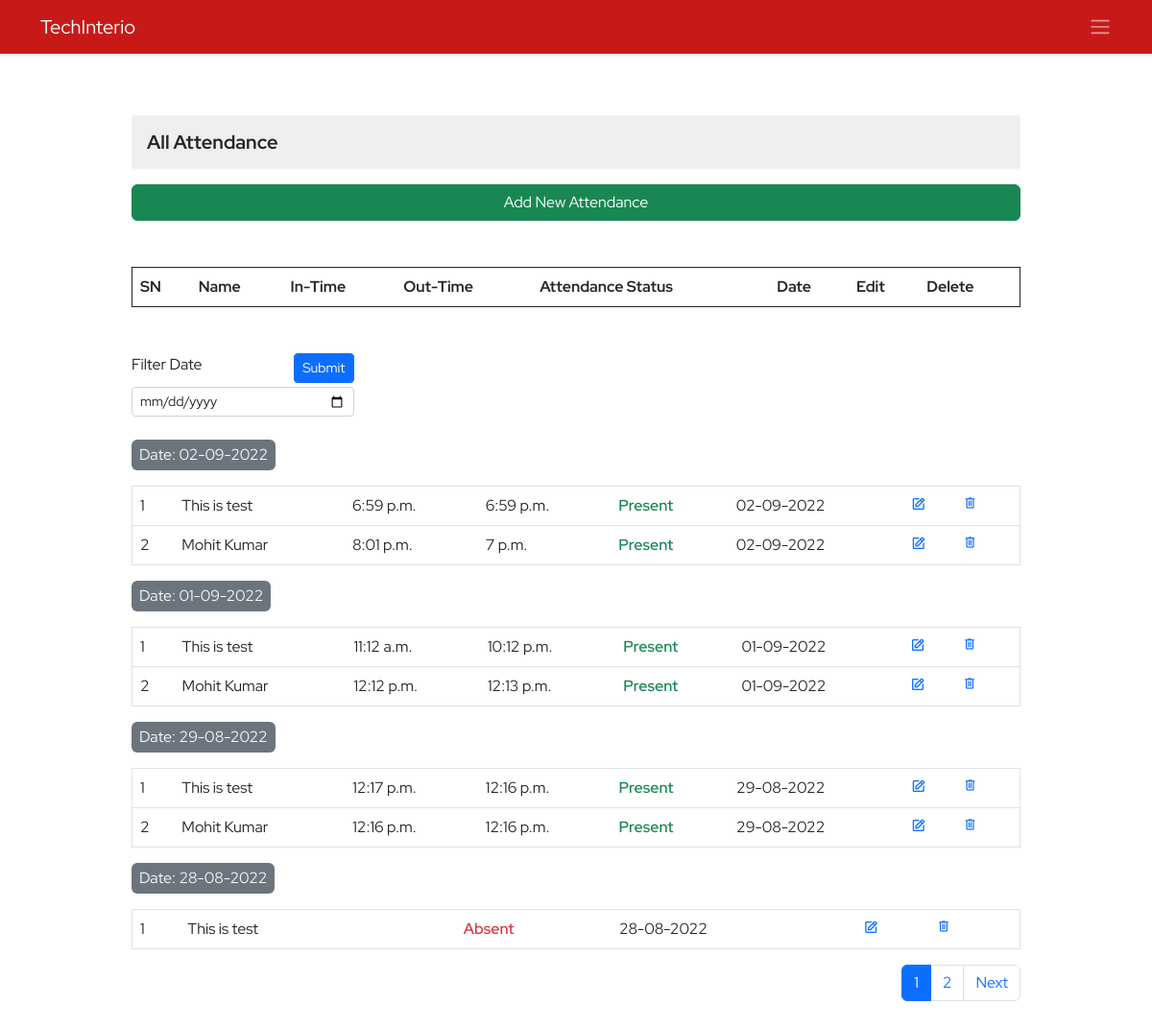
/ems/attendance/ (signed in), run on an earlier commit of the app's database.
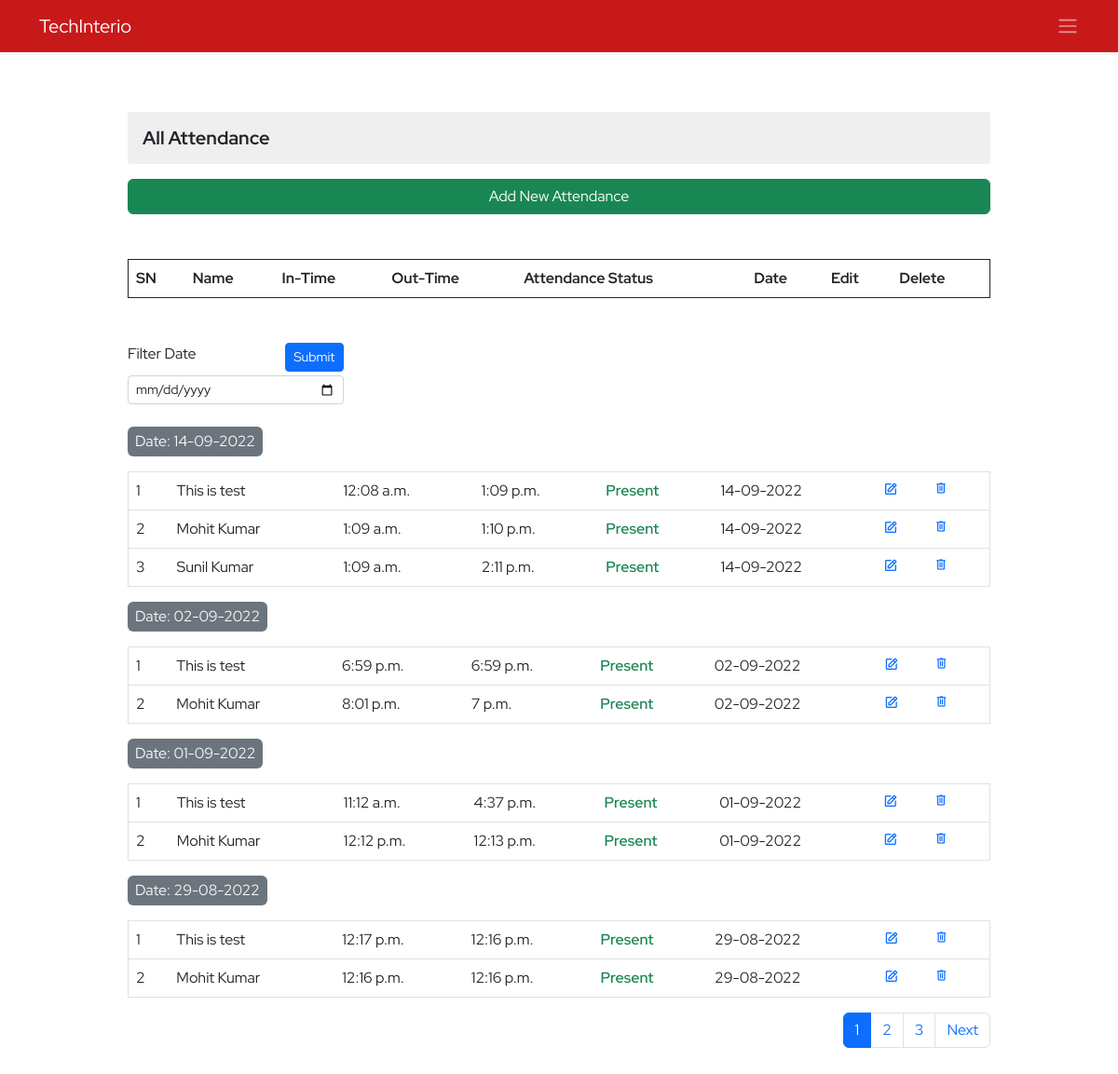
And on a later commit of the database.
### ems/models.py (models this page shows, shortened)
class Attendance(models.Model):
    employee=models.ForeignKey(Employee,on_delete=models.CASCADE)
    intime=models.TimeField(blank=True, null=True)
    outtime=models.TimeField(blank=True,null=True)
    present=models.BooleanField(default=False)
    date=models.DateField()
    created_at = models.DateTimeField(auto_now_add=True,blank=True,null=True)
    updated_at = models.DateTimeField(auto_now=True,blank=True,null=True)

class Employee(models.Model):
    empid=models.AutoField(primary_key=True)
    employeeid=models.IntegerField(unique=True, null=True, blank=True)
    user=models.OneToOneField(User,on_delete=models.CASCADE)
    name=models.CharField(max_length=50)
    father_name=models.CharField(max_length=50)
    avtar=models.ImageField(upload_to='employee_profile_images', blank=True , default='profile.jpg')
    document=models.FileField(upload_to='employee_documents',null=True,blank=True)
    dob=models.DateField()
    email=models.EmailField(max_length=100)
    mobile_no=models.IntegerField()
    emergency_mobile_no=models.IntegerField(null=True,blank=True)
    address=models.OneToOneField(Address, on_delete=models.CASCADE,blank=True, null=True,)
    designation=models.CharField(max_length=70,null=True, blank=True)
    role=models.ForeignKey(Role, on_delete=models.SET_NULL,blank=True, null=True,)
    department=models.ForeignKey(Department, on_delete=models.SET_NULL,blank=True, null=True,)
    joining_date=models.DateField(null=True, blank=True)
    status=models.CharField(max_length=15)
    @property
    def imageURL(self):
        try:
            url=self.avtar.url
        except:
            url=''
        return url

### ems/views.py (the view, shortened to what this page needs)
# urls.py: path('attendance/',attendance,name='attendance'),
@login_required()
def attendance(request):
    context={}
    try:
        if not request.user.is_superuser:
            profile_obj=Employee.objects.get(user=request.user)
            context['profile']=profile_obj
        em_list=list()
        attendance_dates=list()
        nested_attendance=list()
        employees=Employee.objects.all()
        attendances_objs=Attendance.objects.all().order_by('-date')
        for attend in attendances_objs:
            if attend.date in attendance_dates:
                pass
            else:
                attendance_dates.append(attend.date)
        for i in attendance_dates:
            obj=Attendance.objects.filter(date=i).order_by('date')
            nested_attendance.append(obj)
        for item in employees:
            if item.status == 'Working':
                em_list.append(item)
        paginator=Paginator(nested_attendance,4)
        page_no=request.GET.get('page')
        total_pages=paginator.page_range
        nested_attendance_pages=paginator.get_page(page_no)
        context['pages']=total_pages
        context['employees']=em_list
        context['nested_attendence']=nested_attendance_pages
    except Exception as e:
        print('Attendance Exception ',e)
    return render(request,'ems/attendance.html',context)

### ems/templates/ems/attendance.html (shortened to what this page needs)
{% extends './base.html' %}
{% block body %}
<section class="py-4">
    <div class="container">
        <div class="row d-flex justify-content-center">
            <div class="col-sm-8 col-md-10 my-3 col-12 overflow-auto">
                <h3 class="derpartment-title my-3">All Attendance</h3>
                <div class="d-grid my-2 mb-3">
                    <button type="button" class="btn btn-success float-end" data-bs-toggle="modal"
                        data-bs-target="#exampleModal">
                        Add New Attendance
                    </button>
                </div>
                <table class="table border border-1 border-dark my-5">
                    <tr>
                        <th>SN</th>
                        <th>Name</th>
                        <th>In-Time</th>
                        <th>Out-Time</th>
                        <th>Attendance Status</th>
                        <th class="me-4">Date</th>
                        <th class="me-4">Edit</th>
                        <th class="me-4">Delete</th>
                    </tr>
                </table>
                <div class="w-25 my-3 mb-4">
                    <form action="{% url 'ems:attendance-filter' %}" method="get">
                        <label for="date" class="form-label">Filter Date</label><small><button type="submit"
                                class="btn btn-primary float-end mb-1 btn-sm">Submit</button></small>
                        <input type="date" class="form-control  form-control-sm" id="filter-date" name="filter-date">
                    </form>
                </div>
                {% for nest in nested_attendence %}
                <div class="d-flex align-items-center my-2 mb-3 justify-content-between">
                    {% if nest.count == 1 %}
                    <span class="bg-secondary p-1 px-2 rounded text-light">Date: {{nest.0.date| date:"d-m-Y"}}</span>
                    {% else %}
                    <span class="bg-secondary p-1 px-2 rounded text-light">Date: {{nest.0.date| date:"d-m-Y"}}</span>
                    {% endif %}
                </div>
                <table class="table border attendance-table">
                    {% for item in nest %}
                    <tr>
                        <td>{{forloop.counter}}</td>
                        <td>{{item.employee.name}}</td>
                        <td>{{item.intime | time}}</td>
                        <td>{{item.outtime | time}}</td>
                        {% if item.present %}
                        <td class="text-success fw-semibold ">Present</td>
                        {% else %}
                        <td class="text-danger fw-semibold ">Absent</td>
                        {% endif %}
                        <td>{{item.date | date:"d-m-Y"}}</td>
                        <td class="text-primary ">
                            <i class='bx bx-edit'
                                onclick="editAttendance('{{item.employee.name}}','{{item.intime | time:'G'}}','{{item.outtime| time:'G'}}','{{item.present}}','{{item.date| date:'Y-m-d'}}','{{item.id}}')"
                                data-bs-toggle="modal" data-bs-target="#editmodal"></i>
                        </td>
                        <td class="pe-3"><a href="{% url 'ems:attendance-delete' item.id %}"
                                class="attedance-delete"><span class="material-symbols-outlined">
                                </span></a></td>
                    </tr>
                    {% endfor %}
                </table>
                {% endfor %}
                <nav aria-label="Page navigation example">
                    <ul class="pagination justify-content-end">
                        {% if pages %}
                        {% for p in pages %}
                        {% if p == nested_attendence.number %}
                        <li class="page-item active" aria-current="page"><a class="page-link "
                                href="?page={{p}}">{{p}}</a></li>
                        {% else %}
                        <li class="page-item "><a class="page-link" href="?page={{p}}">{{p}}</a></li>
                        {% endif %}
                        {% endfor %}
                        {% endif %}
                        {% if nested_attendence.has_next %}
                        <li class="page-item">
                            <a class="page-link" href="?page={{nested_attendence.next_page_number}}">Next</a>
                        </li>
                        {% endif %}
                    </ul>
                </nav>
            </div>
        </div>
    </div>
</section>
{% endblock body %}

### ems/templates/ems/base.html (shortened to what this page needs)
<!DOCTYPE html>
{% load static %}
<html lang="en">
<head>
    <link href="https://cdn.jsdelivr.net/npm/bootstrap@5.2.0/dist/css/bootstrap.min.css" rel="stylesheet"
>
    <link href='https://unpkg.com/boxicons@2.1.2/css/boxicons.min.css' rel='stylesheet'>
    <link rel="stylesheet" href="{% static 'css/style.css' %}">
</head>
<body>
    <header class="shadow-sm">
        <nav class="navbar navbar-expand-lg nav-bg navbar-dark shadow-sm fixed-top">
            <div class="container">
                <a class="navbar-brand" href="{% url 'home:home' %}">TechInterio</a>
                <a class="cursor-pointer nav-link active" data-bs-toggle="offcanvas" data-bs-target="#staticBackdrop"
                    aria-controls="staticBackdrop"><span class="navbar-toggler-icon"></span></a>
            </div>
        </nav>
    </header>
    <main class="my-5 pt-3">
        {% block body %}{% endblock body %}
    </main>
</body>
</html>

### static/css/style.css (style rules this page uses)
* { margin: 0; padding: 0; box-sizing: border-box; }
:root { --body-font: 'Red Hat Display', sans-serif; --second-font: 'Kaushan Script', cursive; --biggest-font-size: 2rem; --bigger-font-size: 1.5rem; --big-font-size: 1.25rem; --h1-font-size: 1.5rem; --h2-font-size: 1.25rem; --h3-font-size: 1rem; --normal-font-size: .938rem; --small-font-size: .813rem; --smaller-font-size: .75rem; --font-bold: 700; --font-black: 900; }
@media screen and (min-width: 1024px) { :root { --biggest-font-size: 6rem; --bigger-font-size: 3.5rem; --big-font-size: 2.75rem; --h1-font-size: 2.25rem; --h2-font-size: 1.5rem; --h3-font-size: 1.25rem; --normal-font-size: 1rem; --small-font-size: .875rem; --smaller-font-size: .813rem; --bs-modal-width:700px; } }
* { box-sizing: border-box; padding: 0; margin: 0; }
html { scroll-behavior: smooth; }
body, button, label, select, input { font-family: var(--body-font); font-size: var(--normal-font-size); }
h1, h2, h3 { font-weight: var(--font-bold); }
a { text-decoration: none; }
.cursor-pointer { cursor: pointer; }
.nav-bg { background-color: #c30000e6 !important; }
.derpartment-title { font-size: var(--h3-font-size); background-color: #dadada70; padding: 1rem; border-radius: 3px; }
.attedance-delete span { font-size: 16px !important; }

What changed in the data, as far as the page shows it:
no longer on this page (row unchanged): Attendance: date "28-08-2022", employee.name "This is test", present "Absent", date "28-08-2022"
added Attendance: date "14-09-2022", employee.name "This is test", intime "12:08 a.m.", outtime "1:09 p.m.", present "Present", date "14-09-2022"
added Attendance: employee.name "Mohit Kumar", intime "1:09 a.m.", outtime "1:10 p.m.", present "Present", date "14-09-2022"
added Attendance: employee.name "Sunil Kumar", intime "1:09 a.m.", outtime "2:11 p.m.", present "Present", date "14-09-2022"
changed Attendance (number 6 of 9 on the later page): outtime "10:12 p.m." → "4:37 p.m."
Also different on the page:
new list line: "Date:"
new list line: "3"
list line gone: "Date:"
